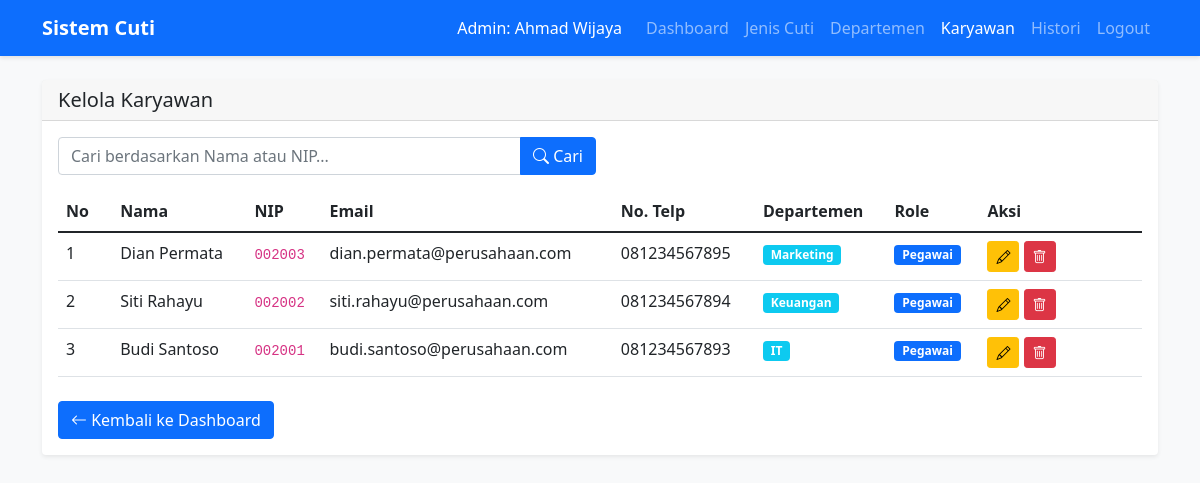
The page /admin/karyawan/karyawan.php (signed in) on the database its author committed.
### tables this page shows
CREATE TABLE users (
    id_user INT PRIMARY KEY AUTO_INCREMENT,
    nip VARCHAR(20) UNIQUE NOT NULL,
    password VARCHAR(255) NOT NULL,
    nama_lengkap VARCHAR(100) NOT NULL,
    email VARCHAR(100) NOT NULL,
    no_telp VARCHAR(15) NOT NULL,
    role ENUM('admin', 'pegawai') NOT NULL,
    id_departemen INT NULL,
    FOREIGN KEY (id_departemen) REFERENCES departemen(id_departemen)
);

CREATE TABLE departemen (
    id_departemen INT PRIMARY KEY AUTO_INCREMENT,
    nama_departemen VARCHAR(100) NOT NULL
);

### admin/karyawan/karyawan.php (the view, shortened to what this page needs)
<?php
include '../../config.php';
$search = isset($_GET['search']) ? trim($_GET['search']) : '';
$sql = "SELECT u.*, d.nama_departemen
        FROM users u
        LEFT JOIN departemen d ON u.id_departemen = d.id_departemen
        WHERE u.role = 'pegawai'";
$sql .= " ORDER BY u.id_user DESC";
$stmt = $pdo->prepare($sql);
$stmt->execute();
$karyawan = $stmt->fetchAll(PDO::FETCH_ASSOC);
?>
<!DOCTYPE html>
<html lang="id">
<head>
    <link href="https://cdn.jsdelivr.net/npm/bootstrap@5.1.3/dist/css/bootstrap.min.css" rel="stylesheet">
    <link rel="stylesheet" href="https://cdn.jsdelivr.net/npm/bootstrap-icons@1.8.1/font/bootstrap-icons.css">
</head>
<body>
    <nav class="navbar navbar-expand-lg navbar-dark bg-primary">
        <div class="container">
            <a class="navbar-brand fw-bold" href="../dashboard.php">Sistem Cuti</a>
            <div class="navbar-nav ms-auto">
                <span class="navbar-text me-3 text-white">
                    Admin: <?php echo htmlspecialchars($_SESSION['nama_lengkap'] ?? ''); ?>
                </span>
                <a class="nav-link" href="../dashboard.php">Dashboard</a>
                <a class="nav-link" href="../jenis_cuti/jenis_cuti.php">Jenis Cuti</a>
                <a class="nav-link" href="../departemen/departemen.php">Departemen</a>
                <a class="nav-link active" href="karyawan.php">Karyawan</a>
                <a class="nav-link" href="../histori.php">Histori</a>
                <a class="nav-link" href="../logout.php">Logout</a>
            </div>
        </div>
    </nav>
    <div class="container mt-4">
        <div class="card mb-3">
            <div class="card-header d-flex justify-content-between align-items-center">
                <h5 class="mb-0">Kelola Karyawan</h5>
            </div>
            <div class="card-body">
                <form method="GET" class="mb-3">
                    <div class="row g-2">
                        <div class="col-md-6">
                            <div class="input-group">
                                <input type="text" class="form-control" name="search"
                                       placeholder="Cari berdasarkan Nama atau NIP..."
                                       value="<?php echo htmlspecialchars($search); ?>">
                                <button type="submit" class="btn btn-primary">
                                    <i class="bi bi-search"></i> Cari
                                </button>
                            </div>
                        </div>
                    </div>
                </form>
                <?php if (count($karyawan) > 0): ?>
                    <div class="table-responsive">
                        <table class="table table-hover">
                            <thead>
                                <tr>
                                    <th width="5%">No</th>
                                    <th>Nama</th>
                                    <th>NIP</th>
                                    <th>Email</th>
                                    <th>No. Telp</th>
                                    <th>Departemen</th>
                                    <th>Role</th>
                                    <th width="15%">Aksi</th>
                                </tr>
                            </thead>
                            <tbody>
                                <?php $no = 1;
                                foreach ($karyawan as $k): ?>
                                    <tr>
                                        <td><?php echo $no++; ?></td>
                                        <td><?php echo htmlspecialchars($k['nama_lengkap']); ?></td>
                                        <td><code><?php echo htmlspecialchars($k['nip']); ?></code></td>
                                        <td><?php echo htmlspecialchars($k['email']); ?></td>
                                        <td><?php echo htmlspecialchars($k['no_telp']); ?></td>
                                        <td>
                                            <?php if ($k['nama_departemen']): ?>
                                                <span class="badge bg-info"><?php echo htmlspecialchars($k['nama_departemen']); ?></span>
                                            <?php else: ?>
                                                <span class="badge bg-secondary">Tidak ada</span>
                                            <?php endif; ?>
                                        </td>
                                        <td>
                                            <span class="badge <?php echo ($k['role'] == 'admin') ? 'bg-danger' : 'bg-primary'; ?> badge-status">
                                                <?php echo ucfirst($k['role']); ?>
                                            </span>
                                        </td>
                                        <td>
                                            <a href="edit_karyawan.php?id=<?php echo $k['id_user']; ?>"
                                                class="btn btn-warning btn-sm">
                                                <i class="bi bi-pencil"></i>
                                            </a>
                                            <a href="hapus_karyawan.php?id=<?php echo $k['id_user']; ?>"
                                                class="btn btn-danger btn-sm"
                                                onclick="return confirm('Hapus karyawan <?php echo addslashes($k['nama_lengkap']); ?>?')">
                                                <i class="bi bi-trash"></i>
                                            </a>
                                        </td>
                                    </tr>
                                <?php endforeach; ?>
                            </tbody>
                        </table>
                    </div>
                    <a href="../dashboard.php" class="btn btn-primary mt-2">
                        <i class="bi bi-arrow-left"></i> Kembali ke Dashboard
                    </a>
                <?php endif; ?>
            </div>
        </div>
    </div>
</body>
</html>

### admin/karyawan/karyawan.php (style rules this page uses)
body { background-color: #f8f9fa; }
.navbar { box-shadow: 0 2px 4px rgba(0, 0, 0, .1); }
.card { box-shadow: 0 0.125rem 0.25rem rgba(0, 0, 0, 0.075); border: none; }
.badge-status { font-size: 0.75rem; }
.input-group { width: auto; }

### rows shown on the page
users: nama_lengkap "Dian Permata", nip "002003", email "dian.permata@perusahaan.com", no_telp "081234567895", id_departemen.nama_departemen "Marketing", role "Pegawai"
users: nama_lengkap "Siti Rahayu", nip "002002", email "siti.rahayu@perusahaan.com", no_telp "081234567894", id_departemen.nama_departemen "Keuangan", role "Pegawai"
users: nama_lengkap "Budi Santoso", nip "002001", email "budi.santoso@perusahaan.com", no_telp "081234567893", id_departemen.nama_departemen "IT", role "Pegawai"

### other values the page prints
$_SESSION['nama_lengkap'] "Ahmad Wijaya"
